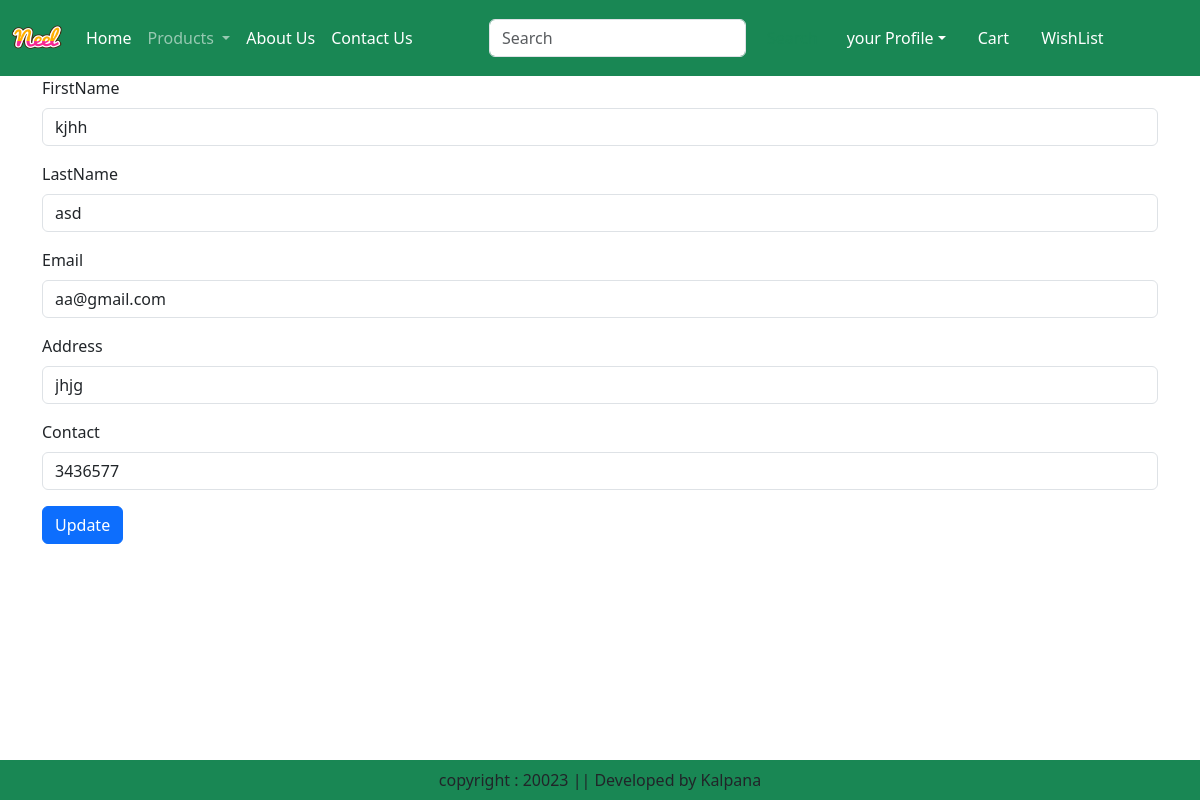
Screenshot of /editProfile/aa@gmail.com/ with the database file from the repository.
### app/models.py (models this page shows)
class CustomUsers(models.Model):
    firstName=models.CharField(max_length=50)
    lastName=models.CharField(max_length=50)
    Email=models.EmailField(max_length=50)
    contact=models.CharField(max_length=12)
    address=models.CharField(max_length=100 , default=True)
    password=models.CharField(max_length=30)

### app/views.py (the view)
# urls.py: path("editProfile/<Email>/",views.editProfile,name="editProfile"),
def editProfile(request, Email):
    user=CustomUsers.objects.get(Email=Email)
    return render(request, 'app/edit.html', {'user':user})

### app/templates/app/edit.html (shortened to what this page needs)
{% extends 'app/base.html'%}
{% load static %}
{% block main-content %}
<div class="container">
    <div class="row">
        <form method="POST" action="{% url 'updateProfile' user.Email %}">
            <div class="mb-3">
                <label for="exampleInputPassword1" class="form-label">FirstName</label>
                <input type="text" class="form-control"  name="fname" value="{{user.firstName}}">
            </div>
            <div class="mb-3">
              <label for="exampleInputPassword1" class="form-label">LastName</label>
              <input type="text" class="form-control"   name="lname" value="{{user.lastName}}">
            </div>
            <div class="mb-3">
                <label for="exampleInputPassword1" class="form-label">Email</label>
                <input type="text" class="form-control" name="email" value="{{user.Email}}">
            </div>
            <div class="mb-3">
                <label for="exampleInputPassword1" class="form-label">Address</label>
                <input type="text" class="form-control" name="address"  value="{{user.address}}">
            </div>
            <div class="mb-3">
                <label for="exampleInputPassword1" class="form-label">Contact</label>
                <input type="text" class="form-control" name="contact"  value="{{user.contact}}">
            </div>
            <button type="submit" class="btn btn-primary">Update</button>
          </form>
    </div>
</div>
{% endblock main-content %}

### rows the page displays
CustomUsers: fname "kjhh", lname "asd", email "aa@gmail.com", address "jhjg", contact "3436577"
